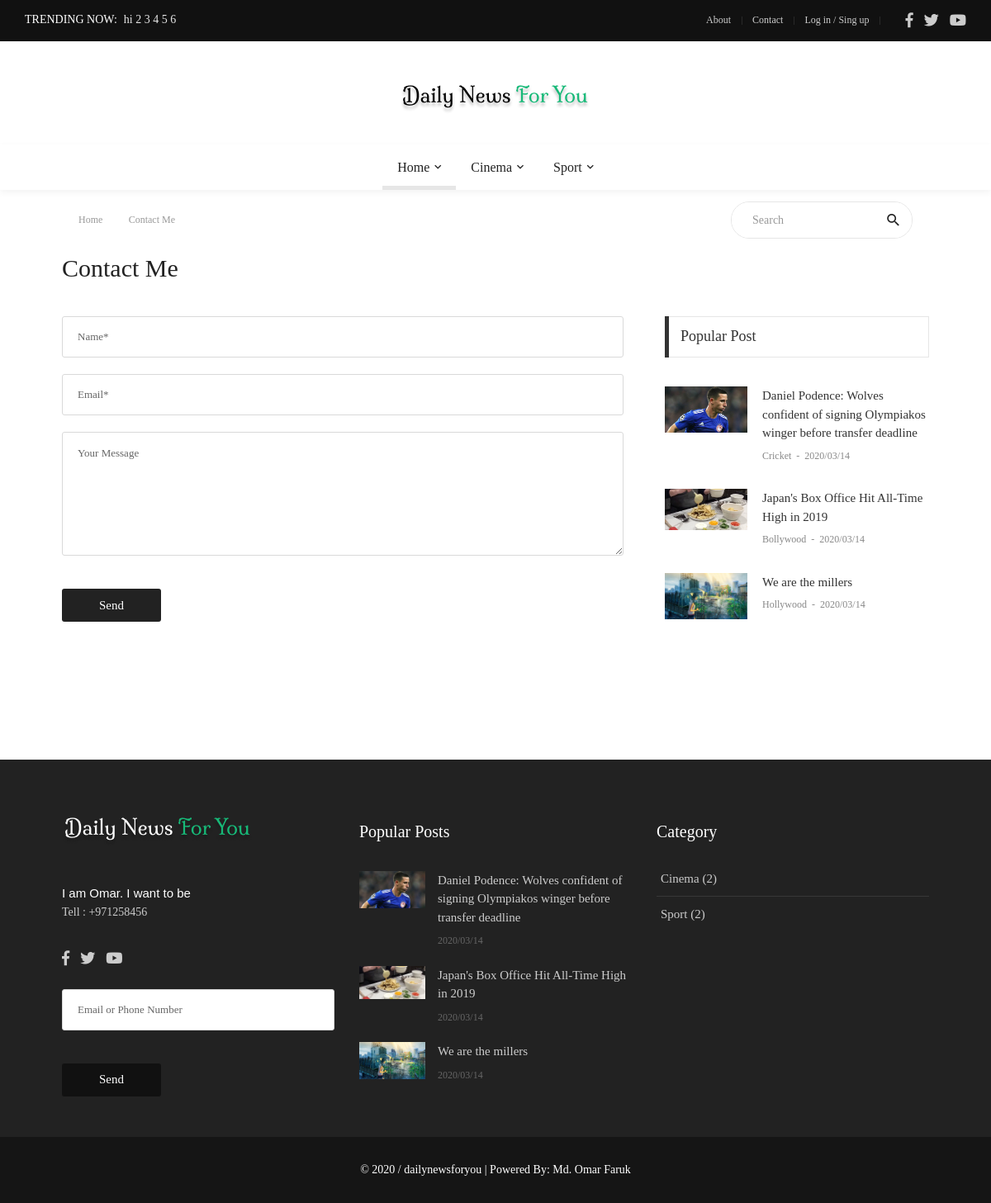
The page /contact/ (signed in) on the database its author committed.
### trending/models.py (models this page shows, shortened)
class Trending(models.Model):
    txt = models.CharField(max_length=200)

### cat/models.py (models this page shows, shortened)
class Cat(models.Model):
    name = models.CharField(max_length=50)
    count = models.IntegerField(default=0)  # To count how many news contains in an one category

### news/models.py (models this page shows, shortened)
class News(models.Model):
    name = models.CharField(max_length=200)
    short_txt = models.TextField()
    body_txt = models.TextField()
    date = models.CharField(max_length=12)
    time = models.CharField(max_length=12,default="00:00")
    picname = models.TextField()
    picurl = models.TextField(default="-")
    writer = models.CharField(max_length=100)
    catname = models.CharField(max_length=100, default="-")   # default="-" for charfield
    catid = models.IntegerField(default=0)
    ocatid = models.IntegerField(default=0)  # ocatid means original cat id.for count news
    show = models.IntegerField(default=0)   # default=0 for integer field-when i use this in existing models
    tag = models.TextField(default="")   # For tag (Filtering)
    act = models.IntegerField(default=0)  # For Publish News
    rand = models.IntegerField(default=0)  # For Random Number of the News

### main/models.py (models this page shows, shortened)
class Main(models.Model):
    name = models.CharField(max_length=50)
    about = models.TextField()  # this is for footer  (default="-")
    abouttxt = models.TextField(default="")    ## About page text
    fb = models.CharField(default="-", max_length=50)
    tw = models.CharField(default="-", max_length=50)
    yt = models.CharField(default="-", max_length=50)
    tell = models.CharField(default="-", max_length=50)
    link = models.CharField(default="-", max_length=50)
    set_name = models.CharField(default="-", max_length=50)
    picurl = models.TextField(default="")
    picname = models.TextField(default="")
    picurl2 = models.TextField(default="")
    picname2 = models.TextField(default="")

### main/views.py (the view)
# urls.py: url(r'^contact/$', views.contact, name='contact'),          ## Front Contact Pages
def contact(request):
    site = Main.objects.get(pk=2)
    news = News.objects.all().order_by('-pk')  ## for reverse(ordering) need to filter by pk with (-) to get the latest submission first.
    cat = Cat.objects.all()  ## Show categories in footer
    subcat = SubCat.objects.all()  ## for SubMenu in the menu bar
    lastnews = News.objects.all().order_by('-pk')[:3]   ### This query for last three post
    popnews2 = News.objects.all().order_by('-show')[:3]    ### 3 Populer News will be Shown according to view(show) in the footer section and sidebar on the right.
    trending = Trending.objects.all().order_by('-pk')[:3] ### Trending now will show on top bar(send query from here to naster.html in front)
    return render(request, 'front/contact.html', {'site':site, 'news':news, 'cat':cat, 'subcat':subcat, 'lastnews':lastnews, 'popnews2':popnews2, 'trending':trending})

### main/templates/front/contact.html (shortened to what this page needs)
{% extends 'front/master.html' %}
{% load static %}
{% block mainblock %}
	<div class="container">
		<div class="headline bg0 flex-wr-sb-c p-rl-20 p-tb-8">
			<div class="f2-s-1 p-r-30 m-tb-6">
				<a href="/" class="breadcrumb-item f1-s-3 cl9">
					Home
				</a>
				<span class="breadcrumb-item f1-s-3 cl9">
					Contact Me
				</span>
			</div>
			<div class="pos-relative size-a-2 bo-1-rad-22 of-hidden bocl11 m-tb-6">
				<input class="f1-s-1 cl6 plh9 s-full p-l-25 p-r-45" type="text" name="search" placeholder="Search">
				<button class="flex-c-c size-a-1 ab-t-r fs-20 cl2 hov-cl10 trans-03">
					<i class="zmdi zmdi-search"></i>
				</button>
			</div>
		</div>
	</div>
	<div class="container p-t-4 p-b-40">
		<h2 class="f1-l-1 cl2">
			Contact Me
		</h2>
	</div>
	<section class="bg0 p-b-60">
		<div class="container">
			<div class="row justify-content-center">
				<div class="col-md-7 col-lg-8 p-b-80">
					<div class="p-r-10 p-r-0-sr991">
						<form action="{% url 'contact_add' %}" method="POST">
							<input class="bo-1-rad-3 bocl13 size-a-19 f1-s-13 cl5 plh6 p-rl-18 m-b-20" type="text" name="name" placeholder="Name*">
							<input class="bo-1-rad-3 bocl13 size-a-19 f1-s-13 cl5 plh6 p-rl-18 m-b-20" type="text" name="email" placeholder="Email*">
							<textarea class="bo-1-rad-3 bocl13 size-a-15 f1-s-13 cl5 plh6 p-rl-18 p-tb-14 m-b-20" name="msg" placeholder="Your Message"></textarea>
							<button type="submit" class="size-a-20 bg2 borad-3 f1-s-12 cl0 hov-btn1 trans-03 p-rl-15 m-t-20">
								Send
							</button>
						</form>
					</div>
				</div>
				<div class="col-md-5 col-lg-4 p-b-80">
					<div class="p-l-10 p-rl-0-sr991">
						<div>
							<div class="how2 how2-cl4 flex-s-c">
								<h3 class="f1-m-2 cl3 tab01-title">
									Popular Post
								</h3>
							</div>
							<ul class="p-t-35">
                                {% for pop in popnews2 %}
								<li class="flex-wr-sb-s p-b-30">
									<a href="{% url 'news_detail' word=pop.name %}" class="size-w-10 wrap-pic-w hov1 trans-03">
										<img src="{{ pop.picurl }}" alt="IMG">
									</a>
									<div class="size-w-11">
										<h6 class="p-b-4">
											<a href="{% url 'news_detail' word=pop.name %}" class="f1-s-5 cl3 hov-cl10 trans-03">
												{{ pop.name }}
											</a>
										</h6>
										<span class="cl8 txt-center p-b-24">
											<a href="#" class="f1-s-6 cl8 hov-cl10 trans-03">
												{{ pop.catname }}
											</a>
											<span class="f1-s-3 m-rl-3">
												-
											</span>
											<span class="f1-s-3">
												{{ pop.date }}
											</span>
										</span>
									</div>
								</li>
                                {% endfor %}
                            </ul>
                        </div>
					</div>
                </div>
			</div>
		</div>
	</section>
{% endblock %}

### main/templates/front/master.html (shortened to what this page needs)
{% load static %}
<!DOCTYPE html>
<html lang="en">
<head>
	<link rel="stylesheet" type="text/css" href="{% static 'front/vendor/bootstrap/css/bootstrap.min.css' %}">
	<link rel="stylesheet" type="text/css" href="{% static 'front/fonts/fontawesome-5.0.8/css/fontawesome-all.min.css' %}">
	<link rel="stylesheet" type="text/css" href="{% static 'front/fonts/iconic/css/material-design-iconic-font.min.css' %}">
	<link rel="stylesheet" type="text/css" href="{% static 'front/vendor/animate/animate.css' %}">
	<link rel="stylesheet" type="text/css" href="{% static 'front/vendor/css-hamburgers/hamburgers.min.css' %}">
	<link rel="stylesheet" type="text/css" href="{% static 'front/vendor/animsition/css/animsition.min.css' %}">
	<link rel="stylesheet" type="text/css" href="{% static 'front/css/util.min.css' %}">
	<link rel="stylesheet" type="text/css" href="{% static 'front/css/main.css' %}">
</head>
<body class="animsition">
	<header>
		<div class="container-menu-desktop">
			<div class="topbar">
				<div class="content-topbar h-100 p-rl-30">
					<div class="align-self-stretch size-w-0 pos-relative m-r-30">
						<div class="f2-s-1 flex-wr-s-c s-full ab-t-l p-b-2">
							<span class="text-uppercase cl0 p-r-8">
								Trending Now:
							</span>
							<span class="dis-inline-block cl16 slide100-txt pos-relative size-w-0" data-in="fadeInDown" data-out="fadeOutDown">
								{% for trend in trending %}
								<span class="dis-inline-block slide100-txt-item animated visible-false">
									{{ trend.txt }}
								</span>
								{% endfor %}
							</span>
						</div>
					</div>
					<div class="flex-wr-e-c">
						<div class="left-topbar">
							<a href="/about" class="left-topbar-item">
								About
							</a>
							<a href="/contact" class="left-topbar-item">
								Contact
							</a>
							<a href="/login" class="left-topbar-item">
								Log in / Sing up
							</a>
						</div>
						<div class="right-topbar p-l-18">
							<a href="{{ site.fb }}">
								<span class="fab fa-facebook-f"></span>
							</a>
							<a href="{{ site.tw }}">
								<span class="fab fa-twitter"></span>
							</a>
							<a href="{{ site.yt }}">
								<span class="fab fa-youtube"></span>
							</a>
						</div>
					</div>
				</div>
			</div>
			<div class="wrap-logo no-banner container">
				<div class="logo">
					<a href="/"><img src="{{ site.picurl }}" alt="LOGO"></a>
				</div>
			</div>
			<div class="wrap-main-nav">
				<div class="main-nav">
					<nav class="menu-desktop">
						<ul class="main-menu justify-content-center">
							<li class="main-menu-active">
								<a href="/">Home</a>
							</li>
							{% for gg in cat %}
							{% if gg.count != 0 %}
							<li class="mega-menu-item">
								<a href="category-01.html">{{ gg.name }}</a>
							</li>
							{% endif %}
							{% endfor %}
						</ul>
					</nav>
				</div>
			</div>
		</div>
	</header>
	{% block mainblock %}
    {% endblock %}
	<footer>
		<div class="bg2 p-t-40 p-b-25">
			<div class="container">
				<div class="row">
					<div class="col-lg-4 p-b-20">
						<div class="size-h-3 flex-s-c">
							<a href="/">
								<img class="max-s-full" src="{{ site.picurl2 }}" alt="LOGO">
							</a>
						</div>
						<div>
							<p class="f1-s-1 cl11 p-b-16">
								{{site.about | safe }}
							</p>
							<p class="f1-s-1 cl11 p-b-16">
								Tell : {{ site.tell }}
							</p>
							<div class="p-t-15">
								<a href="{{ site.fb }}" class="fs-18 cl11 hov-cl10 trans-03 m-r-8">
									<span class="fab fa-facebook-f"></span>
								</a>
								<a href="{{ site.tw }}" class="fs-18 cl11 hov-cl10 trans-03 m-r-8">
									<span class="fab fa-twitter"></span>
								</a>
								<a href="{{ site.yt }}" class="fs-18 cl11 hov-cl10 trans-03 m-r-8">
									<span class="fab fa-youtube"></span>
								</a>
							</div>
							<br>
							<form action="{% url 'news_letter' %}" method="POST">
								<input class="bo-1-rad-3 bocl13 size-a-19 f1-s-13 cl5 plh6 p-rl-18 m-b-20" type="txt" name="txt" placeholder="Email or Phone Number">
								<button type="submit" class="size-a-20 bg1 borad-3 f1-s-12 cl0 hov-btn1 trans-03 p-rl-15 m-t-20">Send</button>
							</form>
						</div>
					</div>
					<div class="col-sm-6 col-lg-4 p-b-20">
						<div class="size-h-3 flex-s-c">
							<h5 class="f1-m-7 cl0">
								Popular Posts
							</h5>
						</div>
						<ul>
							{% for pop in popnews2 %}
							<li class="flex-wr-sb-s p-b-20">
								<a href="{% url 'news_detail' word=pop.name %}" class="size-w-4 wrap-pic-w hov1 trans-03">
									<img src="{{ pop.picurl }}" alt="IMG">
								</a>
								<div class="size-w-5">
									<h6 class="p-b-5">
										<a href="{% url 'news_detail' word=pop.name %}" class="f1-s-5 cl11 hov-cl10 trans-03">
											{{ pop.name }}
										</a>
									</h6>
									<span class="f1-s-3 cl6">
										{{ pop.date }}
									</span>
								</div>
							</li>
							{% endfor %}
						</ul>
					</div>
					<div class="col-sm-6 col-lg-4 p-b-20">
						<div class="size-h-3 flex-s-c">
							<h5 class="f1-m-7 cl0">
								Category
							</h5>
						</div>
						<ul class="m-t--12">
							{% for c in cat %}
							{% if c.count != 0 %}
							<li class="how-bor1 p-rl-5 p-tb-10">
								<a href="#" class="f1-s-5 cl11 hov-cl10 trans-03 p-tb-8">
									{{ c.name }} ({{ c.count }})
								</a>
							</li>
							{% endif %}
							{% endfor %}
						</ul>
					</div>
				</div>
			</div>
		</div>
		<div class="bg11">
			<div class="container size-h-4 flex-c-c p-tb-15">
				<span class="f1-s-1 cl0 txt-center">
					© 2020 / dailynewsforyou | Powered By: Md. Omar Faruk
				</span>
			</div>
		</div>
	</footer>
</body>
</html>

### rows shown on the page
Trending: txt "hi 2 3 4 5 6"
Cat: name "Cinema", count "2"
Cat: name "Sport", count "2"
News: picurl (picture), name "Daniel Podence: Wolves confident of signing Olympiakos winger before transfer deadline", catname "Cricket", date "2020/03/14"
News: picurl (picture), name "Japan's Box Office Hit All-Time High in 2019", catname "Bollywood", date "2020/03/14"
News: picurl (picture), name "We are the millers", catname "Hollywood", date "2020/03/14"
Main: about "I am Omar. I want to be", tell "+971258456"
